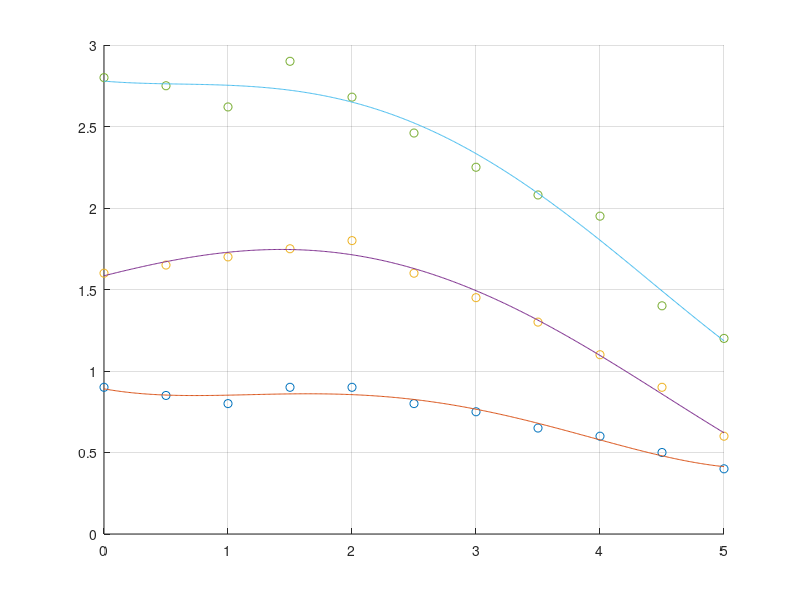

MATLAB code for this plot:
% Select model interfaces 
close all;   clear all;

xx = [0: 0.01: 5.0];   N = 4;

x  = [0.00, 0.50, 1.00, 1.50, 2.00, 2.50, 3.00, 3.50, 4.00, 4.50, 5.00];
z1 = [0.90, 0.85, 0.80, 0.90, 0.90, 0.80, 0.75, 0.65, 0.60, 0.50, 0.40];
z2 = [1.80, 1.85, 1.90, 1.95, 2.00, 1.80, 1.65, 1.50, 1.30, 1.10, 0.80]-0.2;
z3 = [2.80, 2.75, 2.62, 2.90, 2.68, 2.46, 2.25, 2.08, 1.95, 1.40, 1.20];

p1 = polyfit(x, z1, N)
xz1 = polyval(p1, xx);
p2 = polyfit(x, z2, N)
xz2 = polyval(p2, xx);
p3 = polyfit(x, z3, N)
xz3 = polyval(p3, xx);

figure;   hold on;   grid;
plot(x, z1, 'o');
plot(xx, xz1);
plot(x, z2, 'o');
plot(xx, xz2);
plot(x, z3, 'o');
plot(xx, xz3);

